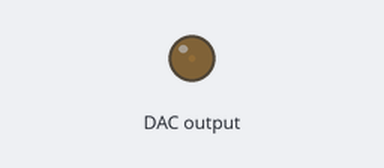
Recording of a program running on a simulated ESP32 board running MicroPython. Parts: output pins drawn as LEDs (lit = HIGH). Library files of the repository ran but are not shown: MCP4725.py.

Above: at 0.07 s.
At 13.17 s:
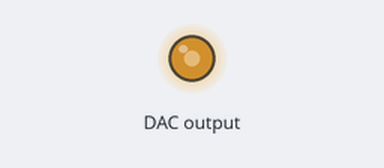
At 27.81 s:
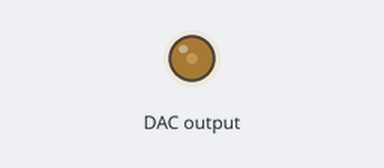
At 39.95 s:
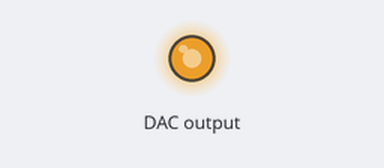
Timing chart, 0 to 40.0 s (numbered marks = the images above):
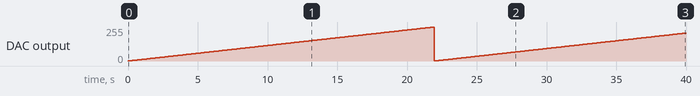

The program:

testMCP4725.py
```python
from machine import SoftI2C, Pin
from MCP4725 import MCP4725, MCP4725_BUS_ADDRESS, MCP4725_POWER_DOWN_MODE
import math, utime

mcp4725_i2c = SoftI2C(scl=Pin(25), sda=Pin(26), freq=100000)

dac0 = MCP4725(mcp4725_i2c, MCP4725_BUS_ADDRESS[0])

r = 0
# while (True):S
#     dac0.write(int(4096 * math.sin(r * math.pi)))
#     r += 0.001
#     while (r > 1):
#         r = 0
#     utime.sleep_ms(5)
while (True):
    dac0.write(r)
    r += 1
    if (r >= 4096):
        r = 0
    utime.sleep_ms(5)
```
